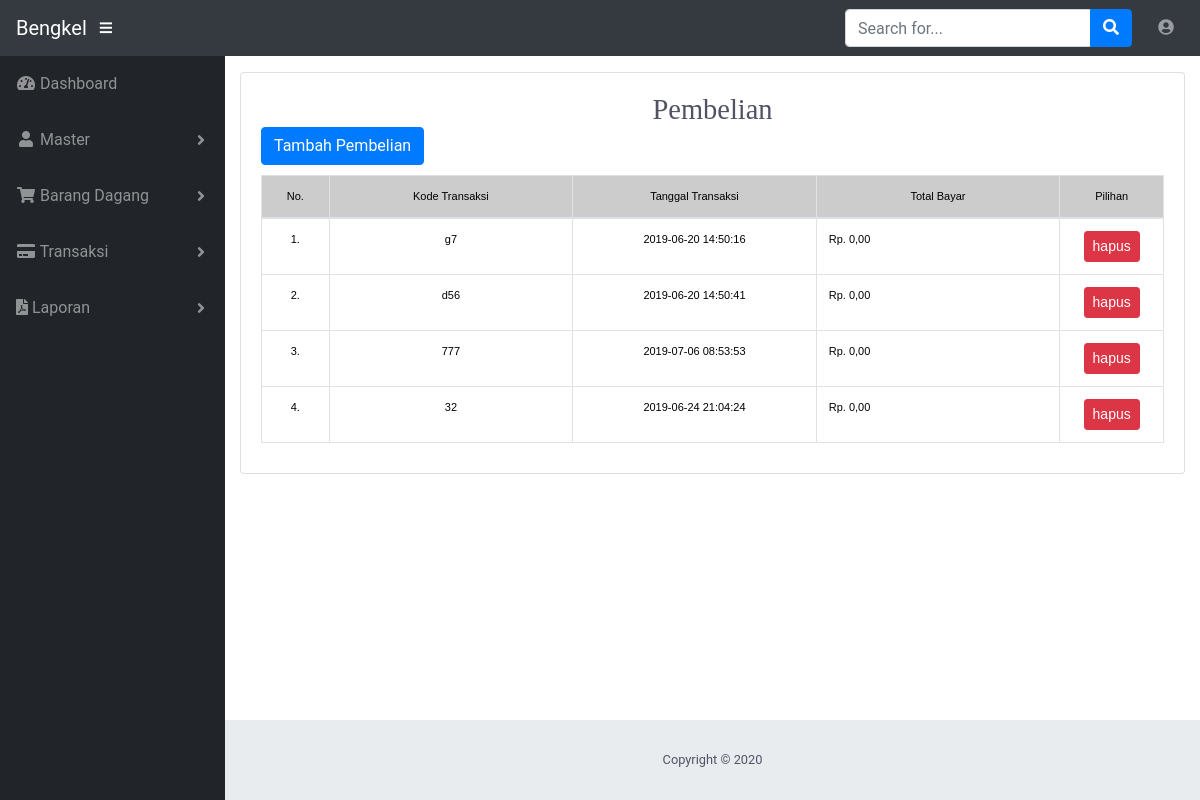
/penjualan_awal/pembelian, run on the app's committed database.
### tables this page shows
CREATE TABLE `pembelian` (
  `id` varchar(10) NOT NULL,
  `tanggal` datetime NOT NULL,
  `keterangan` varchar(225) NOT NULL,
  `faktur` varchar(10) NOT NULL,
  `nilai` int(11) NOT NULL,
  `suplier` varchar(10) NOT NULL,
  `staff` varchar(10) NOT NULL
);

### application/controllers/Penjualan_awal.php (called while the page is built, shortened)
<?php
class Penjualan_awal extends CI_Controller {
	public function __construct()
    {
        $this->load->model('m_kat');
        $this->load->model("penjualan_model");
        $this->load->model("model");
        $this->load->model("SiswaModel");
        $this->load->library('session');
        $this->load->helper('url');
    }
    public function pembelian()
    {
        $this->load->view('templates/header');
        $data['kategori'] = $this->m_kat->view();
        $data['model'] = $this->SiswaModel->view2();
        $this->load->view('admin/jual/penjualan_a',$data);
        $this->load->view('templates/footer');
    }
}

### index.php (called while the page is built, shortened)
<?php
require_once BASEPATH.'core/CodeIgniter.php';

### application/models/SiswaModel.php (called while the page is built, shortened)
<?php if ( ! defined('BASEPATH')) exit('No direct script access allowed');
class SiswaModel extends CI_Model {
	public function view2(){
		$query = "SELECT * FROM pembelian order by id DESC";
		$config['base_url'] = base_url('penjualan_awal/pembelian');
		$config['total_rows'] = $this->db->query($query)->num_rows();
		$config['per_page'] = 5;
		$config['uri_segment'] = 3;
		$config['num_links'] = 2;
		$config['full_tag_open']   = '<ul class="pagination pagination-sm m-t-xs m-b-xs">';
        $config['full_tag_close']  = '</ul>';
        $config['first_link']      = 'First';
        $config['first_tag_open']  = '<li>';
        $config['first_tag_close'] = '</li>';
        $config['last_link']       = 'Last';
        $config['last_tag_open']   = '<li>';
        $config['last_tag_close']  = '</li>';
        $config['next_link']       = '&nbsp;<i class="glyphicon glyphicon-menu-right"></i>&nbsp;';
        $config['next_tag_open']   = '<li>';
        $config['next_tag_close']  = '</li>';
        $config['prev_link']       = '&nbsp;<i class="glyphicon glyphicon-menu-left"></i>&nbsp;';
        $config['prev_tag_open']   = '<li>';
        $config['prev_tag_close']  = '</li>';
        $config['cur_tag_open']    = '<li class="active"><a href="#">';
        $config['cur_tag_close']   = '</a></li>';
        $config['num_tag_open']    = '<li>';
        $config['num_tag_close']   = '</li>';
		$this->pagination->initialize($config);
		$page = ($this->uri->segment($config['uri_segment'])) ? $this->uri->segment($config['uri_segment']) : 0;
		$query .= " LIMIT ".$page.", ".$config['per_page'];
		$data['limit'] = $config['per_page'];
		$data['total_rows'] = $config['total_rows'];
		$data['pagination'] = $this->pagination->create_links();
		$data['pembelian'] = $this->db->query($query)->result();
		return $data;
	}
}

### application/config/config.php (called while the page is built, shortened)
<?php
$config['base_url'] = 'http://localhost/bengkel_1';
$config['index_page'] = '';
$config['uri_protocol']	= 'REQUEST_URI';
$config['url_suffix'] = '';
$config['language']	= 'english';
$config['charset'] = 'UTF-8';
$config['enable_hooks'] = FALSE;
$config['subclass_prefix'] = 'MY_';
$config['composer_autoload'] = FALSE;
$config['permitted_uri_chars'] = 'a-z 0-9~%.:_\-';
$config['enable_query_strings'] = FALSE;
$config['controller_trigger'] = 'c';
$config['function_trigger'] = 'm';
$config['directory_trigger'] = 'd';
$config['allow_get_array'] = TRUE;
$config['log_threshold'] = 0;
$config['log_path'] = '';
$config['log_file_extension'] = '';
$config['log_file_permissions'] = 0644;
$config['log_date_format'] = 'Y-m-d H:i:s';
$config['error_views_path'] = '';
$config['cache_path'] = '';
$config['cache_query_string'] = FALSE;
$config['encryption_key'] = '';
$config['sess_driver'] = 'files';
$config['sess_cookie_name'] = 'ci_session';
$config['sess_expiration'] = 7200;
$config['sess_save_path'] = NULL;
$config['sess_match_ip'] = FALSE;
$config['sess_time_to_update'] = 300;
$config['sess_regenerate_destroy'] = FALSE;
$config['cookie_prefix']	= '';
$config['cookie_domain']	= '';
$config['cookie_path']		= '/';
$config['cookie_secure']	= FALSE;
$config['cookie_httponly'] 	= FALSE;
$config['standardize_newlines'] = FALSE;
$config['global_xss_filtering'] = FALSE;
$config['csrf_protection'] = FALSE;
$config['csrf_token_name'] = 'csrf_test_name';
$config['csrf_cookie_name'] = 'csrf_cookie_name';
$config['csrf_expire'] = 7200;
$config['csrf_regenerate'] = TRUE;
$config['csrf_exclude_uris'] = array();
$config['compress_output'] = FALSE;
$config['time_reference'] = 'local';
$config['rewrite_short_tags'] = FALSE;
$config['proxy_ips'] = '';

### application/views/admin/jual/penjualan_a.php (the view, shortened to what this page needs)
<html>
<head>
<link rel="stylesheet" type="text/css" href="<?php echo base_url('css/style.css') ?>">
<link rel="stylesheet" type="text/css" href="<?php echo base_url('css/cess.css') ?>">
</head>
<body id="page-top">
	<div id="wrapper">
		<div id="content-wrapper">
			<div class="container-fluid">
				<div class="card mb-3">
                <div class="card-body">
<div class="row">
	<div class="col-md-12">
		<center><h3 style="font-family: Rockwell Condensed;">Pembelian</h3></center>
		<a href="<?php echo base_url('penjualan_awal/tambah_penjualan') ?>" class="btn btn-primary">Tambah Pembelian</a>
	</div>
	<div class="col-md-12">
		<table border="1" cellpadding="5" style="margin-bottom: 10px;margin-top: 10px;color:black" id="example" class="table table-bordered table-hover">
			<thead>
				<tr bgcolor="#CCC" align="center">
					<td width="5%"><b>No.</b></td>
					<td width="18%"><b>Kode Transaksi</b></td>
					<td width="18%"><b>Tanggal Transaksi</b></td>
					<td width="18%"><b>Total Bayar</b></td>
					<td width="5%"><b>Pilihan</b></td>
				</tr>
			</thead>
			<tbody>
				<?php
					if( ! empty($model['pembelian'])){
					$no = $this->uri->segment('3') + 1;
					foreach ($model['pembelian'] as $row) {
				 ?>
				<tr>
					<td align="center"><?php echo $no++; ?>.</td>
					<td align="center"><?php echo $row->id; ?></td>
					<td align="center"><?php echo $row->tanggal; ?></td>
					<td>Rp. <?php echo number_format($row->nilai,2,",","."); ?></td>
					<td align="center" width="5%">
						<a href="<?php echo base_url('penjualan_awal/hapus/')."$row->id" ?>" class="btn btn-danger btn-sm tombol-hapus">hapus</a>
					</td>
				</tr>
				<?php } }else{
					echo "<tr><td colspan='5' align='center'>Data tidak ada</td></tr>";
				} ?>
			</tbody>
		</table>
	</div>
</div>
			</div>
		</div>
	</div></div></div>
</body>
</html>

### assets/css/dolands-ux.css (style rules this page uses)
html,body { background: #FFFFFF; color: #515365; font-family: 'Roboto','Helvetica','Calibri'; overflow-x: hidden; height: 100%; width: 100%; -webkit-transition: all 0.4s ease-in-out; -moz-transition: all 0.4s ease-in-out; -ms-transition: all 0.4s ease-in-out; -o-transition: all 0.4s ease-in-out; transition: all 0.4s ease-in-out; }
* { box-sizing: border-box; margin: 0; padding: 0; }
h3 { font-size: 1.780rem; }
h1,h2,h3,h4,h5 > h6 { font-weight: 300; margin: 0; }
b { font-weight: 400; }
a { color: #008AEF; text-decoration: none; }

### css/style.css (style rules this page uses)
body { font-size: 11px; font-family: verdana,arial; }
td { font-size: 11px; font-family: verdana,arial; }

### css/cess.css (style rules this page uses)
.btn-group-vertical>.btn-group:after,.btn-group-vertical>.btn-group:before,.btn-toolbar:after,.btn-toolbar:before,.clearfix:after,.clearfix:before,.container-fluid:after,.container-fluid:before,.container:after,.container:before,.dl-horizontal dd:after,.dl-horizontal dd:before,.form-horizontal .form-group:after,.form-horizontal .form-group:before,.modal-footer:after,.modal-footer:before,.modal-header:after,.modal-header:before,.nav:after,.nav:before,.navbar-collapse:after,.navbar-collapse:before,.navbar-header:after,.navbar-header:before,.navbar:after,.navbar:before,.pager:after,.pager:before,.panel-body:after,.panel-body:before,.row:after,.row:before { display:table;content:" " }
.btn-group-vertical>.btn-group:after,.btn-toolbar:after,.clearfix:after,.container-fluid:after,.container:after,.dl-horizontal dd:after,.form-horizontal .form-group:after,.modal-footer:after,.modal-header:after,.nav:after,.navbar-collapse:after,.navbar-header:after,.navbar:after,.pager:after,.panel-body:after,.row:after { clear:both }

### data on the page
pembelian: id "g7", tanggal "2019-06-20 14:50:16", nilai "0,00"
pembelian: id "d56", tanggal "2019-06-20 14:50:41", nilai "0,00"
pembelian: id "777", tanggal "2019-07-06 08:53:53", nilai "0,00"
pembelian: id "32", tanggal "2019-06-24 21:04:24", nilai "0,00"

### other printed values
Date('Y') "2020"
